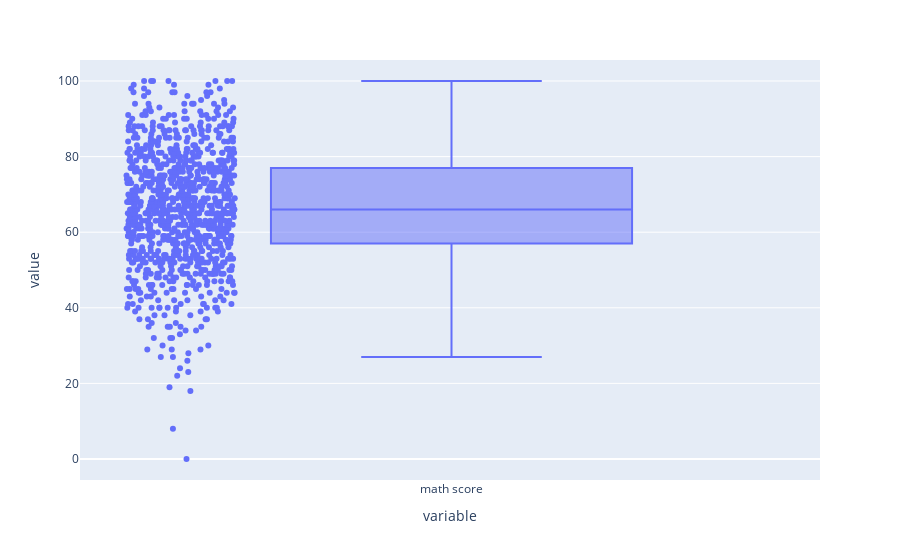

The cell this chart's notebook holds for it:
### Code cell
px.box(df['math score'], points='all')

### Figure 1 — Plotly figure (JSON) as saved in the notebook; plotly's stock layout.template omitted (floating-point values rounded to 4 significant figures; data arrays with more than 128 entries replaced by an {"elided": "..."} marker saying what was removed)
{"data": [{"alignmentgroup": "True", "boxpoints": "all", "hovertemplate": "variable=%{x}<br>value=%{y}<extra></extra>", "legendgroup": "", "marker": {"color": "#636efa"}, "name": "", "notched": false, "offsetgroup": "", "orientation": "v", "showlegend": false, "type": "box", "x": {"elided": "1000 str values"}, "x0": " ", "xaxis": "x", "y": {"elided": "1000 int values"}, "y0": " ", "yaxis": "y"}], "layout": {"boxmode": "group", "legend": {"tracegroupgap": 0}, "margin": {"t": 60}, "xaxis": {"anchor": "y", "domain": [0, 1], "title": {"text": "variable"}}, "yaxis": {"anchor": "x", "domain": [0, 1], "title": {"text": "value"}}}}
